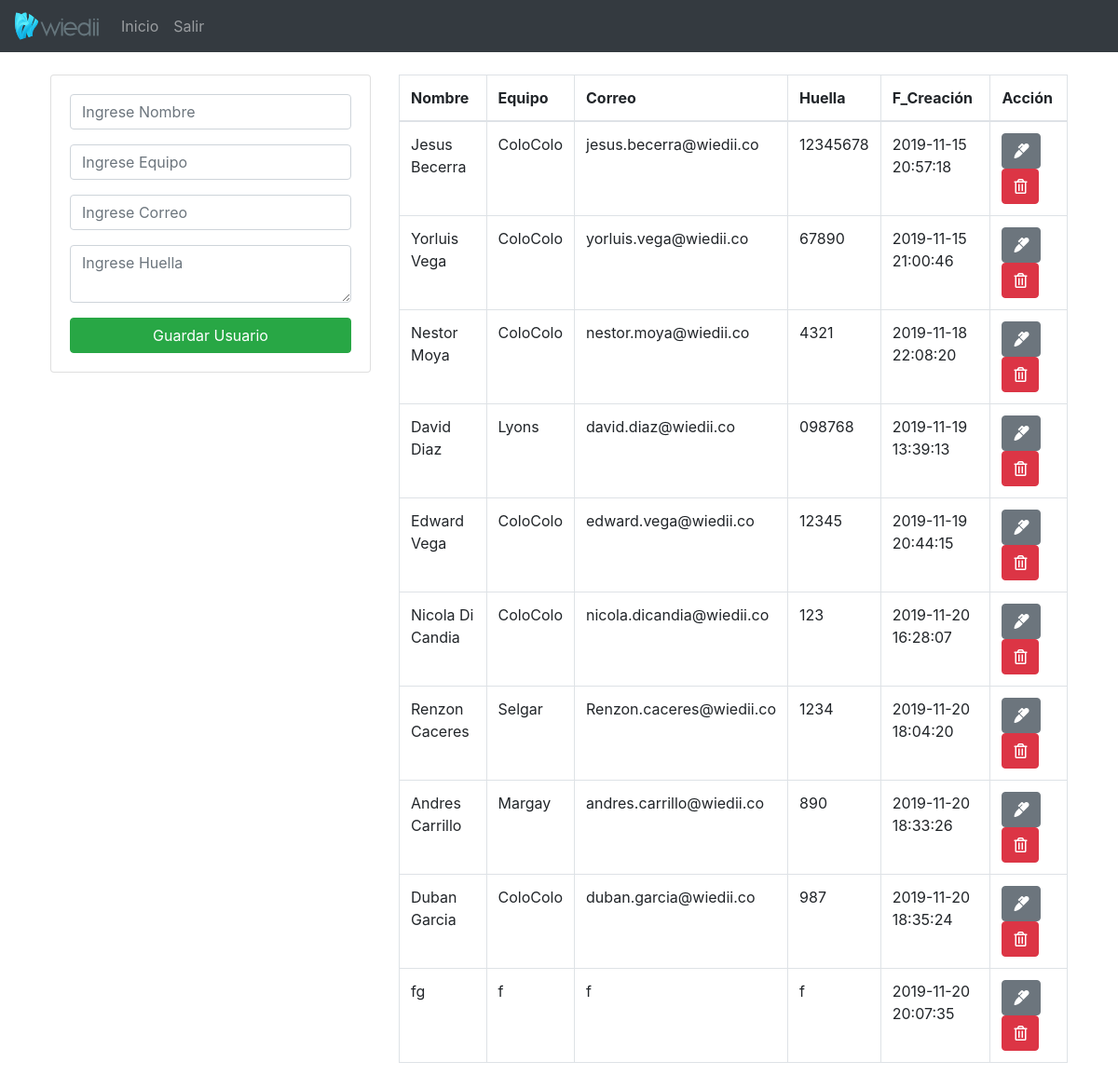
Page /configuracion.php (signed in) on the committed database.
### tables this page shows
CREATE TABLE `user` (
  `id` int(255) NOT NULL,
  `nombre` text NOT NULL,
  `equipo` text NOT NULL,
  `correo` varchar(255) NOT NULL,
  `huella` varchar(255) NOT NULL,
  `f_creacion` timestamp NOT NULL DEFAULT CURRENT_TIMESTAMP
);

### configuracion.php (the view, shortened to what this page needs)
<?php
include("db.php");
?>
<!DOCTYPE html>
<html lang="en">
<head>
<link rel="stylesheet" href="https://stackpath.bootstrapcdn.com/bootstrap/4.3.1/css/bootstrap.min.css"
integrity="sha384-ggOyR0iXCbMQv3Xipma34MD+dH/1fQ784/j6cY/iJTQUOhcWr7x9JvoRxT2MZw1T">
<link rel="stylesheet" href="https://use.fontawesome.com/releases/v5.6.3/css/all.css"
integrity="sha384-UHRtZLI+pbxtHCWp1t77Bi1L4ZtiqrqD80Kn4Z8NTSRyMA2Fd33n5dQ8lWUE00s/">
</head>
<body>
<nav class="navbar navbar-expand-lg navbar-dark bg-dark">
   <a class="navbar-brand" href="#">
      <img src="./imagenes/wd.svg" width="90" height="30" class="d-inline-block align-top" alt="">
   </a>
   <div class="collapse navbar-collapse" id="navbarNav">
      <ul class="navbar-nav">
         <li class="nav-item">
            <a class="nav-link" href="index.php">Inicio <span class="sr-only">(current)</span></a>
         </li>
         <li class="nav-item">
            <a class="nav-link" href="login.php">Salir</a>
         </li>
      </ul>
   </div>
</nav>
<div class="container p-4">
   <div class="row">
      <div class="col-md-4">
         <div class="card card-body">
            <form action="save_user.php" method="POST">
               <div class="form-group">
                  <input type="text" name="nombre" class="form-control" placeholder="Ingrese Nombre" required autofocus>
               </div>
               <div class="form-group">
                  <input type="text" name="equipo" class="form-control" placeholder="Ingrese Equipo" required autofocus>
               </div>
               <div class="form-group">
                  <input type="text" name="correo" class="form-control" placeholder="Ingrese Correo" required autofocus>
               </div>
               <div class="form-group">
                  <textarea name="huella" rows="2" class="form-control" placeholder="Ingrese Huella" required></textarea>
               </div>
               <input type="submit" class="btn btn-success btn-block" name="save_user" value="Guardar Usuario">
            </form>
         </div>
      </div>
      <div class="col-md-8">
         <table class="table table-bordered">
            <thead>
               <tr>
                  <th>Nombre</th>
                  <th>Equipo</th>
                  <th>Correo</th>
                  <th>Huella</th>
                  <th>F_Creación</th>
                  <th>Acción</th>
               </tr>
            </thead>
            <tbody>
               <?php
               $query = "SELECT * FROM user";
               $result_user = mysqli_query($conn, $query);
               while ($row = mysqli_fetch_array($result_user)) { ?>
                  <tr>
                     <td><?php echo $row['nombre'] ?></td>
                     <td><?php echo $row['equipo'] ?></td>
                     <td><?php echo $row['correo'] ?></td>
                     <td><?php echo $row['huella'] ?></td>
                     <td><?php echo $row['f_creacion'] ?></td>
                     <td>
                        <a href="edit_user.php?id=<?php echo $row['id'] ?>" class="btn
                             btn-secondary">
                           <i class="fas fa-marker"></i>
                        </a>
                        <a href="delete_user.php?id=<?php echo $row['id'] ?>" class="btn
                             btn-danger">
                           <i class="far fa-trash-alt"></i>
                        </a>
                     </td>
                  </tr>
               <?php } ?>
            </tbody>
         </table>
      </div>
   </div>
</div>
</body>

### rows in the picture
user: nombre "Jesus Becerra", equipo "ColoColo", correo "jesus.becerra@wiedii.co", huella "12345678", f_creacion "2019-11-15 20:57:18"
user: nombre "Yorluis Vega", equipo "ColoColo", correo "yorluis.vega@wiedii.co", huella "67890", f_creacion "2019-11-15 21:00:46"
user: nombre "Nestor Moya", equipo "ColoColo", correo "nestor.moya@wiedii.co", huella "4321", f_creacion "2019-11-18 22:08:20"
user: nombre "David Diaz", equipo "Lyons", correo "david.diaz@wiedii.co", huella "098768", f_creacion "2019-11-19 13:39:13"
user: nombre "Edward Vega", equipo "ColoColo", correo "edward.vega@wiedii.co", huella "12345", f_creacion "2019-11-19 20:44:15"
user: nombre "Nicola Di Candia", equipo "ColoColo", correo "nicola.dicandia@wiedii.co", huella "123", f_creacion "2019-11-20 16:28:07"
user: nombre "Renzon Caceres", equipo "Selgar", correo "Renzon.caceres@wiedii.co", huella "1234", f_creacion "2019-11-20 18:04:20"
user: nombre "Andres Carrillo", equipo "Margay", correo "andres.carrillo@wiedii.co", huella "890", f_creacion "2019-11-20 18:33:26"
user: nombre "Duban Garcia", equipo "ColoColo", correo "duban.garcia@wiedii.co", huella "987", f_creacion "2019-11-20 18:35:24"
user: nombre "fg", equipo "f", correo "f", huella "f", f_creacion "2019-11-20 20:07:35"
